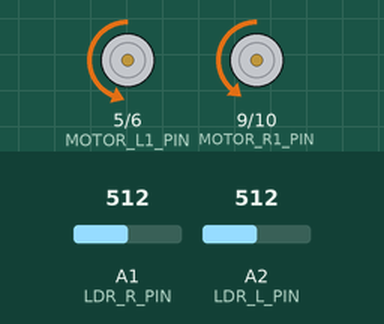
This sketch was run on a simulated Arduino Uno, built with avr-gcc and run on an emulated ATmega328P. On the bench: motor-driver pin pairs drawn as motors (green arrow = first pin HIGH = forward, orange = second pin HIGH = backward, longer = more drive). Inputs (shaded band) come from the test bench; at power-on: A1 (LDR_R_PIN) = 512, A2 (LDR_L_PIN) = 512. What the sketch prints to the serial monitor is not drawn.

Above: at 1.2 s.
1.3 s: A1 (LDR_R_PIN) set to 604
2.8 s: A1 (LDR_R_PIN) set to 623
At 3.3 s:
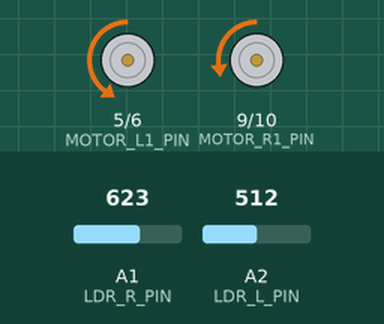
4.3 s: A2 (LDR_L_PIN) set to 533
At 5.5 s:
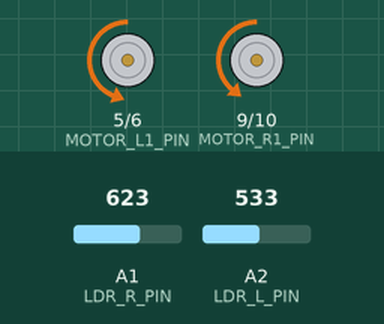
5.8 s: A2 (LDR_L_PIN) set to 710
7.3 s: A2 (LDR_L_PIN) set to 740
At 7.9 s:
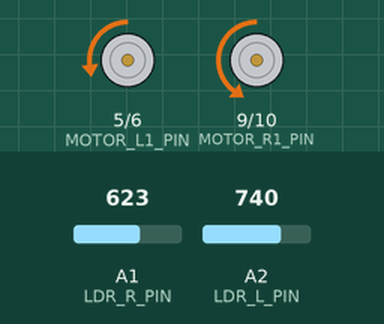
8.8 s: A2 (LDR_L_PIN) set to 716
At 9.1 s:
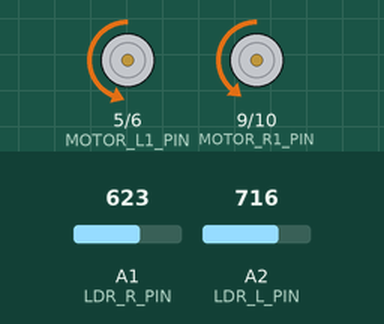
Timing chart, 0 to 11.3 s (numbered marks = the images above; inputs shaded):
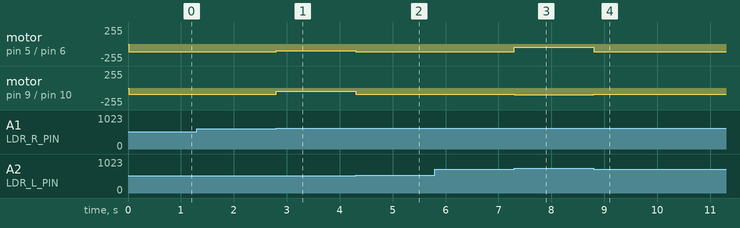

Measured:
- the behaviour switches between 612 and 613 on A1 (LDR_R_PIN) (found by bisection; images 0 and 1)
- the behaviour switches between 522 and 523 on A2 (LDR_L_PIN) (found by bisection; images 1 and 2)
- the behaviour switches between 723 and 724 on A2 (LDR_L_PIN) (found by bisection; images 2 and 3)
- after the input at 1.3 s, every drawn part: stays the same
- after the input at 2.8 s, motor on pin 5 (MOTOR_L1_PIN) / pin 6 (MOTOR_L2_PIN): backward 115/255 → backward 100/255 at once; motor on pin 9 (MOTOR_R1_PIN) / pin 10 (MOTOR_R2_PIN): backward 96/255 → backward 50/255 at once
- after the input at 4.3 s, motor on pin 5 (MOTOR_L1_PIN) / pin 6 (MOTOR_L2_PIN): backward 100/255 → backward 115/255 at once; motor on pin 9 (MOTOR_R1_PIN) / pin 10 (MOTOR_R2_PIN): backward 50/255 → backward 96/255 at once
- after the input at 5.8 s, every drawn part: stays the same
- after the input at 7.3 s, motor on pin 5 (MOTOR_L1_PIN) / pin 6 (MOTOR_L2_PIN): backward 115/255 → backward 50/255 at once; motor on pin 9 (MOTOR_R1_PIN) / pin 10 (MOTOR_R2_PIN): backward 96/255 → backward 100/255 at once
- after the input at 8.8 s, motor on pin 5 (MOTOR_L1_PIN) / pin 6 (MOTOR_L2_PIN): backward 50/255 → backward 115/255 at once; motor on pin 9 (MOTOR_R1_PIN) / pin 10 (MOTOR_R2_PIN): backward 100/255 → backward 96/255 at once

The sketch:

light-tracking.ino
```cpp
#define FIRMWARE_VERSION "v1.0.0"

#define UART_BAUDRATE 9600

#define MOTOR_L1_PIN 5
#define MOTOR_L2_PIN 6
#define MOTOR_R1_PIN 9
#define MOTOR_R2_PIN 10

#define LDR_L_PIN A2
#define LDR_R_PIN A1

#define ADC_RESOLUTION         10
#define ADC_OUTPUT_RANGE       (1 << ADC_RESOLUTION)
#define ADC_FULL_SCALE_VOLTAGE 5.0

#define LDR_DIFF_THRESHOLD 100
#define LDR_LOCK_THRESHOLD 800

#define MOTOR_L_FORWARD_PWM 115
#define MOTOR_R_FORWARD_PWM 96

#define MOTOR_L_REVERSE_PWM -85
#define MOTOR_R_REVERSE_PWM -85

#define MOTOR_L_LEFT_TURN_PWM 50
#define MOTOR_R_LEFT_TURN_PWM 100

#define MOTOR_L_RIGHT_TURN_PWM 100
#define MOTOR_R_RIGHT_TURN_PWM 50

#define MOTOR_TURN_DURATION_MS 250

#define UPDATE_PERIOD_MS 500

#define PWM__MAX 120
#define PWM__MIN -120

// Function made to measure the LDR Circuit Voltage
int LDRVoltage(int PinNumber)
{
  int AnalogReadResult;

  // Measuring the voltage from the LDR circuit using ADC
  AnalogReadResult = analogRead(PinNumber);

  return AnalogReadResult;

}
// Function to Set Motor Control Parameters
void Parameters(int PWM,
                               unsigned int HBridgePin1,
                               unsigned int HBridgePin2)
{
  if (PWM >= 0)
  {
    analogWrite(HBridgePin2, PWM);
    digitalWrite(HBridgePin1, LOW);
  }
  else
  {
    analogWrite(HBridgePin1, -PWM);
    digitalWrite(HBridgePin2, LOW);
  }
}

// Function to Update Motor Speed
void UpdateMotorSpeed(int LeftMotorPWM,
                      int RightMotorPWM,
                      unsigned long DurationMS)
{
  // Set Left Motor Control Parameters
  Parameters(LeftMotorPWM,
                            MOTOR_L1_PIN,
                            MOTOR_L2_PIN);

  // Set Right Motor Control Parameters
  Parameters(RightMotorPWM,
                            MOTOR_R1_PIN,
                            MOTOR_R2_PIN);

  // Add blocking delay (in ms)
  delay(DurationMS);
}

// Setup function runs once when board is powered up or reset
void setup()
{
  // Initialise UART
  Serial.begin(UART_BAUDRATE);

  // Initialise GPIO
  pinMode(MOTOR_L1_PIN, OUTPUT);
  pinMode(MOTOR_L2_PIN, OUTPUT);
  pinMode(MOTOR_R1_PIN, OUTPUT);
  pinMode(MOTOR_R2_PIN, OUTPUT);

  // Initialise Motor Driver
  digitalWrite(MOTOR_L1_PIN, LOW);
  digitalWrite(MOTOR_L2_PIN, LOW);
  digitalWrite(MOTOR_R1_PIN, LOW);
  digitalWrite(MOTOR_R2_PIN, LOW);

  // Output message to console
  Serial.println("B37VB Motor Control and LDR tracking Basics Demonstration");
  Serial.print("Version: ");
  Serial.println(FIRMWARE_VERSION);

}
// Loop function runs over and over again forever
void loop()
{
  int LeftLDR;
  int RightLDR;

  unsigned int LDRDiffMagnitude;

  int LeftMotorPWM;
  int RightMotorPWM;

  unsigned long TurnDuration;

  LeftLDR  = LDRVoltage(LDR_L_PIN);
  RightLDR = LDRVoltage(LDR_R_PIN);

  LDRDiffMagnitude = abs(LeftLDR - RightLDR);

  if (LDRDiffMagnitude > LDR_DIFF_THRESHOLD)
  {
    if (LeftLDR > RightLDR)
    {
      LeftMotorPWM  = MOTOR_L_LEFT_TURN_PWM;
      RightMotorPWM = MOTOR_R_LEFT_TURN_PWM;
      TurnDuration  = MOTOR_TURN_DURATION_MS;
    }
    else
    {
      LeftMotorPWM  = MOTOR_L_RIGHT_TURN_PWM;
      RightMotorPWM = MOTOR_R_RIGHT_TURN_PWM;
      TurnDuration  = MOTOR_TURN_DURATION_MS;
    }

    UpdateMotorSpeed(LeftMotorPWM,
                     RightMotorPWM,
                     TurnDuration);
  }
  else
  {
    if (min(LeftLDR, RightLDR) > LDR_LOCK_THRESHOLD)
    {
      LeftMotorPWM  = 0;
      RightMotorPWM = 0;
    }
    else
    {
      LeftMotorPWM  = MOTOR_L_FORWARD_PWM;
      RightMotorPWM = MOTOR_R_FORWARD_PWM;
    }

    UpdateMotorSpeed(LeftMotorPWM,
                     RightMotorPWM,
                     0);
  }
}
```
